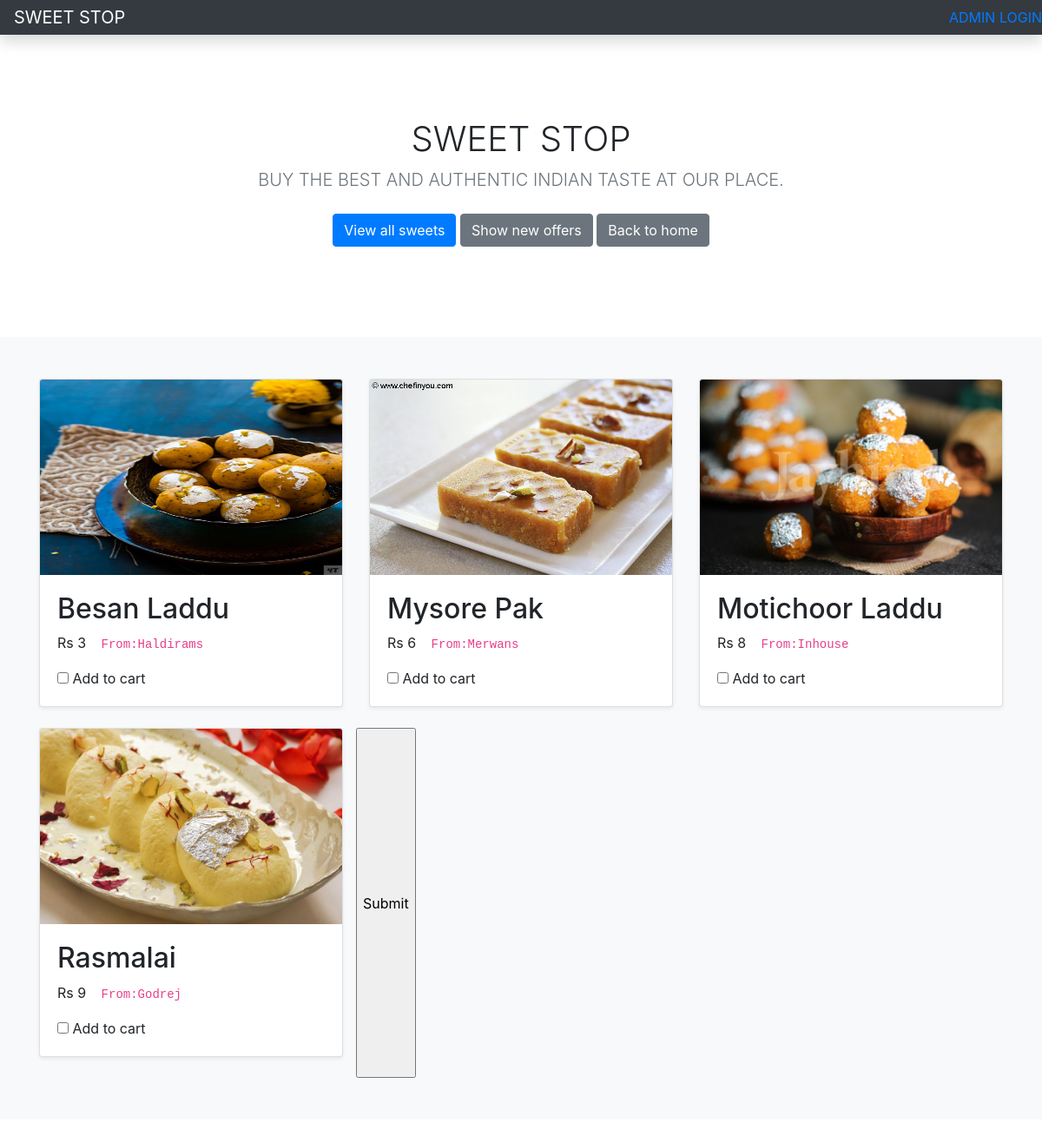
The app's page /sweet/album/offers.php with its own data.
### tables this page shows
CREATE TABLE IF NOT EXISTS `product` (
  `PRODUCT_ID` varchar(6) NOT NULL DEFAULT '',
  `P_NAME` varchar(30) DEFAULT NULL,
  `PRICE` int DEFAULT NULL,
  `BRAND` varchar(10) DEFAULT NULL,
  `STOCK_NO` varchar(6) DEFAULT NULL,
  `discount` int NOT NULL,
  PRIMARY KEY (`PRODUCT_ID`),
  KEY `FK_PRODUCT` (`STOCK_NO`)
);

### sweet/album/offers.php (the view, shortened to what this page needs)
<!doctype html>
<html lang="en">
  <head>
<link href="../assets/dist/css/bootstrap.min.css" rel="stylesheet">
    <link href="album.css" rel="stylesheet">
  </head>
  <body>
  <nav class="navbar navbar-dark sticky-top bg-dark flex-md-nowrap p-0 shadow">
  <a class="navbar-brand col-md-3 col-lg-2 mr-0 px-3" href="#">SWEET STOP</a>
  <a  href="../sign-in/sign-in.php">ADMIN LOGIN</a>
</nav>
<main role="main">
  <section class="jumbotron text-center">
    <div class="container">
      <h1>SWEET STOP</h1>
      <p class="lead text-muted">BUY THE BEST AND AUTHENTIC INDIAN TASTE AT OUR PLACE.</p>
      <p>
        <a href="index.php" class="btn btn-primary my-2">View all sweets</a>
        <a href="#" class="btn btn-secondary my-2">Show new offers</a>
        <a href="index.php" class="btn btn-secondary my-2">Back to home</a>
      </p>
    </div>
  </section>
  <form action="../sign-in/cart.php" method="POST">
  <div class="album py-5 bg-light">
    <div class="container">
      <div class="row">
      <?php
      $servername = "localhost";
      $username = "root";
      $password = "";
      $dbname = "sweet";
      $conn = new mysqli($servername, $username, $password, $dbname);
      $sql = "SELECT * FROM product WHERE discount<>0;";
      $result = $conn->query($sql);
      if ($result->num_rows > 0) {
        while($row = $result->fetch_assoc()) {
            $pid=$row['PRODUCT_ID'];
       echo '<div class="col-md-4">
          <div class="card mb-4 shadow-sm">
            <img src="images/sweet'.$pid.'.jpg" class="bd-placeholder-img card-img-top" width="100%" height="225"  preserveAspectRatio="xMidYMid slice" focusable="false" role="img" aria-label="Placeholder: Thumbnail"><title>Placeholder</title><rect width="100%" height="100%" fill="#55595c"/></img>
            <div class="card-body">
            <h2>'.$row['P_NAME'].'</h2>
            <p class="card-text">Rs '.$row['PRICE'].'&nbsp;&nbsp;<code> From:'.$row['BRAND'].'</code></p>
            <input type="checkbox" name=cart[]" value="'.$pid.'"> Add to cart
              <div class="d-flex justify-content-between align-items-center">
                <div class="btn-group">
                </div>
              </div>
            </div>
          </div>
        </div>';
        }}
        else{
          echo "0 records found";
        }
        ?>
        <input type="submit">
      </form>
</main>
<footer class="text-muted">
</footer>
</html>

### sweet/album/album.css (style rules this page uses)
.jumbotron { padding-top: 3rem; padding-bottom: 3rem; margin-bottom: 0; background-color: #fff; }
@media (min-width: 768px) { .jumbotron { padding-top: 6rem; padding-bottom: 6rem; } }
.jumbotron p:last-child { margin-bottom: 0; }
.jumbotron h1 { font-weight: 300; }
.jumbotron .container { max-width: 40rem; }
footer { padding-top: 3rem; padding-bottom: 3rem; }

### sweet/album/offers.php (style rules this page uses)
.bd-placeholder-img { font-size: 1.125rem; text-anchor: middle; -webkit-user-select: none; -moz-user-select: none; -ms-user-select: none; user-select: none; }

### records on screen
product: shows a picture, P_NAME "Besan Laddu", PRICE "3", BRAND "Haldirams"
product: shows a picture, P_NAME "Mysore Pak", PRICE "6", BRAND "Merwans"
product: shows a picture, P_NAME "Motichoor Laddu", PRICE "8", BRAND "Inhouse"
product: shows a picture, P_NAME "Rasmalai", PRICE "9", BRAND "Godrej"
